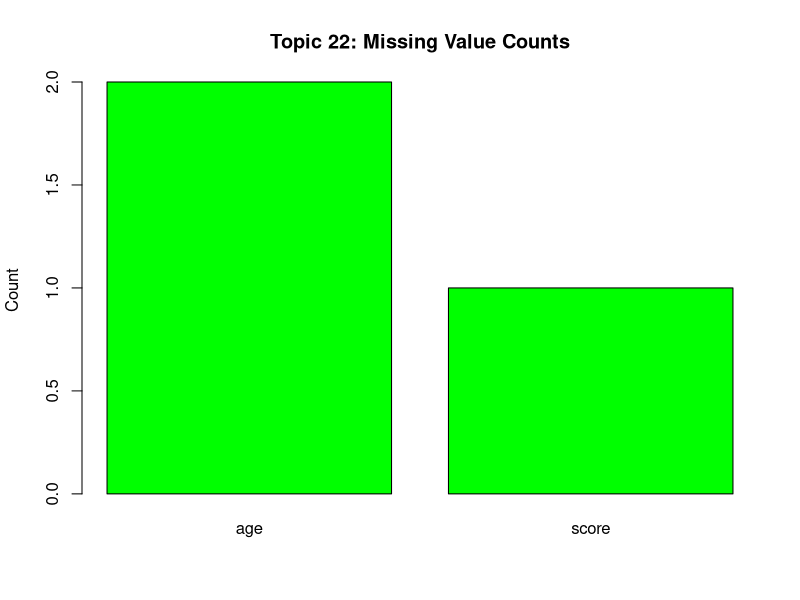

This figure's R source:
#Topic 22:Missing-data analysis and imputation
d <- data.frame(age=c(20,22,NA,25,27), score=c(60,NA,70,75,80))
colMeans(is.na(d))
for(j in seq_along(d)) d[is.na(d[,j]),j] <- median(d[,j],na.rm=TRUE)
d
df <- data.frame(age = c(1, NA, 3, 4, NA), score = c(5, 6, NA, 8, 9))
missing_summary <- data.frame(
  Column = names(df),
  Missing_Count = colSums(is.na(df)),
  Missing_Percent = colMeans(is.na(df)) * 100
)
write.csv(missing_summary, "Topic_22_Missing_Data_Summary.csv", row.names = FALSE)

barplot(colSums(is.na(df)), col = "green",
        main = "Topic 22: Missing Value Counts", ylab = "Count")
